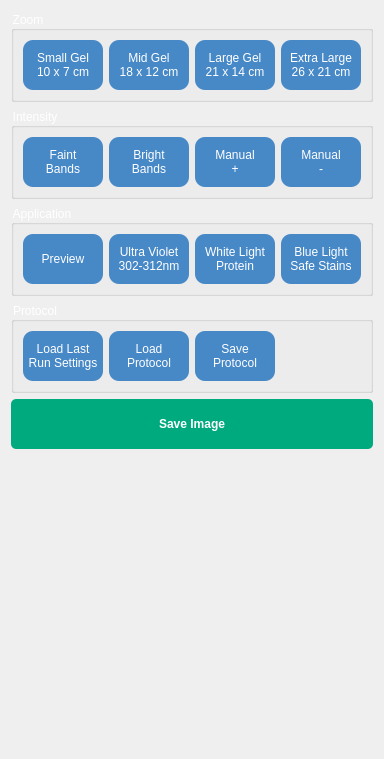
           <widget class="QWidget" name="tabControlAuto">
            <attribute name="title">
             <string>Auto</string>
            </attribute>
            <layout class="QVBoxLayout" name="verticalLayout_15">
             <item>
              <widget class="QGroupBox" name="groupAutoZoom">
               <property name="styleSheet">
                <string notr="true">QGroupBox{
color: white;
font: 10pt &quot;Arial&quot;;
}
</string>
               </property>
               <property name="title">
                <string>Zoom</string>
               </property>
               <layout class="QHBoxLayout" name="horizontalLayout_15">
                <item>
                 <widget class="QPushButton" name="buttonAutoZoomSmall">
                  <property name="styleSheet">
                   <string notr="true">QPushButton{	
background-color : rgb(71, 136, 199);
color: white;
font: 10pt &quot;Arial&quot;;
border-radius: 10px;
min-width: 80px;
min-height: 50px;
max-width: 80px;
max-height: 50px;
}

QPushButton::hover{background-color: rgb(255, 170, 127);}

QPushButton::pressed{background-color: rgb(100, 100, 100);}
</string>
                  </property>
                  <property name="text">
                   <string>Small Gel
10 x 7 cm</string>
                  </property>
                 </widget>
                </item>
                <item>
                 <widget class="QPushButton" name="buttonAutoZoomMid">
                  <property name="styleSheet">
                   <string notr="true">QPushButton{	
background-color : rgb(71, 136, 199);
color: white;
font: 10pt &quot;Arial&quot;;
border-radius: 10px;
min-width: 80px;
min-height: 50px;
max-width: 80px;
max-height: 50px;
}

QPushButton::hover{background-color: rgb(255, 170, 127);}

QPushButton::pressed{background-color: rgb(100, 100, 100);}
</string>
                  </property>
                  <property name="text">
                   <string>Mid Gel
18 x 12 cm</string>
                  </property>
                 </widget>
                </item>
                <item>
                 <widget class="QPushButton" name="buttonAutoZoomLarge">
                  <property name="styleSheet">
                   <string notr="true">QPushButton{	
background-color : rgb(71, 136, 199);
color: white;
font: 10pt &quot;Arial&quot;;
border-radius: 10px;
min-width: 80px;
min-height: 50px;
max-width: 80px;
max-height: 50px;
}

QPushButton::hover{background-color: rgb(255, 170, 127);}

QPushButton::pressed{background-color: rgb(100, 100, 100);}
</string>
                  </property>
                  <property name="text">
                   <string>Large Gel
21 x 14 cm</string>
                  </property>
                 </widget>
                </item>
                <item>
                 <widget class="QPushButton" name="buttonAutoZoomExtraLarge">
                  <property name="styleSheet">
                   <string notr="true">QPushButton{	
background-color : rgb(71, 136, 199);
color: white;
font: 10pt &quot;Arial&quot;;
border-radius: 10px;
min-width: 80px;
min-height: 50px;
max-width: 80px;
max-height: 50px;
}

QPushButton::hover{background-color: rgb(255, 170, 127);}

QPushButton::pressed{background-color: rgb(100, 100, 100);}
</string>
                  </property>
                  <property name="text">
                   <string>Extra Large
26 x 21 cm</string>
                  </property>
                 </widget>
                </item>
               </layout>
              </widget>
             </item>
             <item>
              <widget class="QGroupBox" name="groupAutoIntensity">
               <property name="styleSheet">
                <string notr="true">QGroupBox{
color: white;
font: 10pt &quot;Arial&quot;;
}
</string>
               </property>
               <property name="title">
                <string>Intensity</string>
               </property>
               <layout class="QHBoxLayout" name="horizontalLayout_27">
                <item>
                 <widget class="QPushButton" name="buttonAutoIntensityFaint">
                  <property name="styleSheet">
                   <string notr="true">QPushButton{	
background-color : rgb(71, 136, 199);
color: white;
font: 10pt &quot;Arial&quot;;
border-radius: 10px;
min-width: 80px;
min-height: 50px;
max-width: 80px;
max-height: 50px;
}

QPushButton::hover{background-color: rgb(255, 170, 127);}

QPushButton::pressed{background-color: rgb(100, 100, 100);}
</string>
                  </property>
                  <property name="text">
                   <string>Faint
Bands</string>
                  </property>
                 </widget>
                </item>
                <item>
                 <widget class="QPushButton" name="buttonAutoIntensityBright">
                  <property name="styleSheet">
                   <string notr="true">QPushButton{	
background-color : rgb(71, 136, 199);
color: white;
font: 10pt &quot;Arial&quot;;
border-radius: 10px;
min-width: 80px;
min-height: 50px;
max-width: 80px;
max-height: 50px;
}

QPushButton::hover{background-color: rgb(255, 170, 127);}

QPushButton::pressed{background-color: rgb(100, 100, 100);}
</string>
                  </property>
                  <property name="text">
                   <string>Bright
Bands</string>
                  </property>
                 </widget>
                </item>
                <item>
                 <widget class="QPushButton" name="buttonAutoIntensityIncrease">
                  <property name="styleSheet">
                   <string notr="true">QPushButton{	
background-color : rgb(71, 136, 199);
color: white;
font: 10pt &quot;Arial&quot;;
border-radius: 10px;
min-width: 80px;
min-height: 50px;
max-width: 80px;
max-height: 50px;
}

QPushButton::hover{background-color: rgb(255, 170, 127);}

QPushButton::pressed{background-color: rgb(100, 100, 100);}
</string>
                  </property>
                  <property name="text">
                   <string>Manual
+</string>
                  </property>
                 </widget>
                </item>
                <item>
                 <widget class="QPushButton" name="buttonAutoIntensityDecrease">
                  <property name="styleSheet">
                   <string notr="true">QPushButton{	
background-color : rgb(71, 136, 199);
color: white;
font: 10pt &quot;Arial&quot;;
border-radius: 10px;
min-width: 80px;
min-height: 50px;
max-width: 80px;
max-height: 50px;
}

QPushButton::hover{background-color: rgb(255, 170, 127);}

QPushButton::pressed{background-color: rgb(100, 100, 100);}
</string>
                  </property>
                  <property name="text">
                   <string>Manual
-</string>
                  </property>
                 </widget>
                </item>
               </layout>
              </widget>
             </item>
             <item>
              <widget class="QGroupBox" name="buttonAutoViewUV_2">
               <property name="styleSheet">
                <string notr="true">QGroupBox{
color: white;
font: 10pt &quot;Arial&quot;;
}
</string>
               </property>
               <property name="title">
                <string>Application</string>
               </property>
               <layout class="QHBoxLayout" name="horizontalLayout_28">
                <item>
                 <widget class="QPushButton" name="buttonAutoViewVisible">
                  <property name="styleSheet">
                   <string notr="true">QPushButton{	
background-color : rgb(71, 136, 199);
color: white;
font: 10pt &quot;Arial&quot;;
border-radius: 10px;
min-width: 80px;
min-height: 50px;
max-width: 80px;
max-height: 50px;
}

QPushButton::hover{background-color: rgb(255, 170, 127);}

QPushButton::pressed{background-color: rgb(100, 100, 100);}
</string>
                  </property>
                  <property name="text">
                   <string>Preview</string>
                  </property>
                 </widget>
                </item>
                <item>
                 <widget class="QPushButton" name="buttonAutoViewUV">
                  <property name="styleSheet">
                   <string notr="true">QPushButton{	
background-color : rgb(71, 136, 199);
color: white;
font: 10pt &quot;Arial&quot;;
border-radius: 10px;
min-width: 80px;
min-height: 50px;
max-width: 80px;
max-height: 50px;
}

QPushButton::hover{background-color: rgb(255, 170, 127);}

QPushButton::pressed{background-color: rgb(100, 100, 100);}
</string>
                  </property>
                  <property name="text">
                   <string>Ultra Violet
302-312nm</string>
                  </property>
                 </widget>
                </item>
                <item>
                 <widget class="QPushButton" name="buttonAutoViewWhite">
                  <property name="sizePolicy">
                   <sizepolicy hsizetype="Fixed" vsizetype="Fixed">
                    <horstretch>0</horstretch>
                    <verstretch>0</verstretch>
                   </sizepolicy>
                  </property>
                  <property name="styleSheet">
                   <string notr="true">QPushButton{	
background-color : rgb(71, 136, 199);
color: white;
font: 10pt &quot;Arial&quot;;
border-radius: 10px;
min-width: 80px;
min-height: 50px;
max-width: 80px;
max-height: 50px;
}

QPushButton::hover{background-color: rgb(255, 170, 127);}

QPushButton::pressed{background-color: rgb(100, 100, 100);}
</string>
                  </property>
                  <property name="text">
                   <string>White Light
Protein</string>
                  </property>
                 </widget>
                </item>
                <item>
                 <widget class="QPushButton" name="buttonAutoViewBlue">
                  <property name="styleSheet">
                   <string notr="true">QPushButton{	
background-color : rgb(71, 136, 199);
color: white;
font: 10pt &quot;Arial&quot;;
border-radius: 10px;
min-width: 80px;
min-height: 50px;
max-width: 80px;
max-height: 50px;
}

QPushButton::hover{background-color: rgb(255, 170, 127);}

QPushButton::pressed{background-color: rgb(100, 100, 100);}
</string>
                  </property>
                  <property name="text">
                   <string>Blue Light
Safe Stains</string>
                  </property>
                 </widget>
                </item>
               </layout>
              </widget>
             </item>
             <item>
              <widget class="QGroupBox" name="buttonAutoViewUV_3">
               <property name="styleSheet">
                <string notr="true">QGroupBox{
color: white;
font: 10pt &quot;Arial&quot;;
}
</string>
               </property>
               <property name="title">
                <string>Protocol</string>
               </property>
               <layout class="QHBoxLayout" name="horizontalLayout_29">
                <item>
                 <widget class="QPushButton" name="buttonLoadPreviousSettings">
                  <property name="styleSheet">
                   <string notr="true">QPushButton{	
background-color : rgb(71, 136, 199);
color: white;
font: 10pt &quot;Arial&quot;;
border-radius: 10px;
min-width: 80px;
min-height: 50px;
max-width: 80px;
max-height: 50px;
}

QPushButton::hover{background-color: rgb(255, 170, 127);}

QPushButton::pressed{background-color: rgb(100, 100, 100);}
</string>
                  </property>
                  <property name="text">
                   <string>Load Last
Run Settings</string>
                  </property>
                 </widget>
                </item>
                <item>
                 <widget class="QPushButton" name="buttonLoadProtocol">
                  <property name="styleSheet">
                   <string notr="true">QPushButton{	
background-color : rgb(71, 136, 199);
color: white;
font: 10pt &quot;Arial&quot;;
border-radius: 10px;
min-width: 80px;
min-height: 50px;
max-width: 80px;
max-height: 50px;
}

QPushButton::hover{background-color: rgb(255, 170, 127);}

QPushButton::pressed{background-color: rgb(100, 100, 100);}
</string>
                  </property>
                  <property name="text">
                   <string>Load
Protocol</string>
                  </property>
                 </widget>
                </item>
                <item>
                 <widget class="QPushButton" name="buttonSaveProtocol">
                  <property name="styleSheet">
                   <string notr="true">QPushButton{	
background-color : rgb(71, 136, 199);
color: white;
font: 10pt &quot;Arial&quot;;
border-radius: 10px;
min-width: 80px;
min-height: 50px;
max-width: 80px;
max-height: 50px;
}

QPushButton::hover{background-color: rgb(255, 170, 127);}

QPushButton::pressed{background-color: rgb(100, 100, 100);}
</string>
                  </property>
                  <property name="text">
                   <string>Save
Protocol</string>
                  </property>
                 </widget>
                </item>
                <item>
                 <spacer name="horizontalSpacer_4">
                  <property name="orientation">
                   <enum>Qt::Horizontal</enum>
                  </property>
                  <property name="sizeHint" stdset="0">
                   <size>
                    <width>40</width>
                    <height>20</height>
                   </size>
                  </property>
                 </spacer>
                </item>
               </layout>
              </widget>
             </item>
             <item>
              <widget class="QPushButton" name="buttonSaveAuto">
               <property name="sizePolicy">
                <sizepolicy hsizetype="Minimum" vsizetype="Fixed">
                 <horstretch>0</horstretch>
                 <verstretch>0</verstretch>
                </sizepolicy>
               </property>
               <property name="minimumSize">
                <size>
                 <width>0</width>
                 <height>50</height>
                </size>
               </property>
               <property name="styleSheet">
                <string notr="true">QPushButton{	
background-color : rgb(0, 170, 127);
color:rgb(255, 255, 255);
font: 11pt &quot;Segoe UI&quot;;
font: bold;
border-radius: 5px;}

QPushButton::pressed{background-color :rgb(255, 0, 0);}</string>
               </property>
               <property name="text">
                <string>Save Image</string>
               </property>
              </widget>
             </item>
             <item>
              <spacer name="verticalSpacer_7">
               <property name="orientation">
                <enum>Qt::Vertical</enum>
               </property>
               <property name="sizeHint" stdset="0">
                <size>
                 <width>20</width>
                 <height>299</height>
                </size>
               </property>
              </spacer>
             </item>
            </layout>
           </widget>
